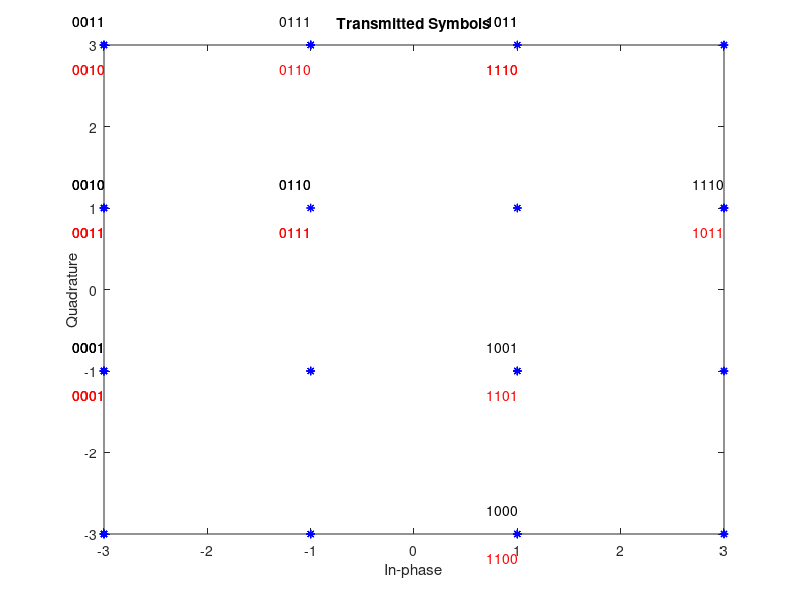
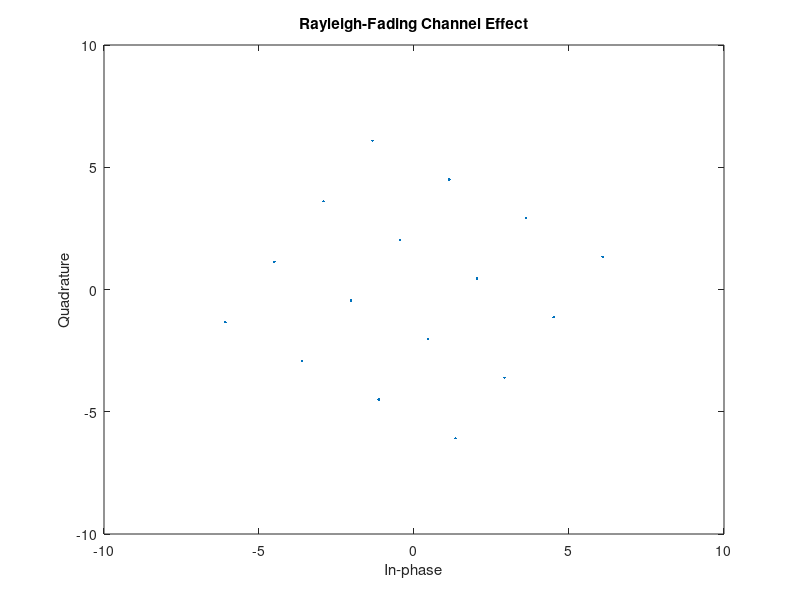
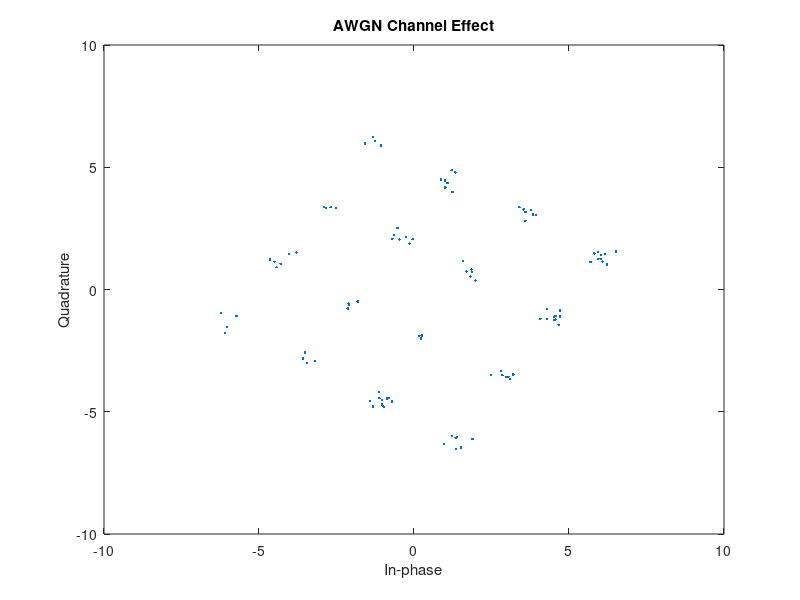

The MATLAB source for these figures, in order: (Note: this script raises an error after producing the figures.)
%% Initialization
clear;clc
close all;
%% 16-QAM Transmitter Model
N=100; % Number of Samples
M=16; % Number bits per symbol
%-------------------Data Generation---------------------------%
data=randi([0 M-1],N,1);
%data=[0:M-1];
%-----------Grey Encoding------------%
[datagrey,mapgrey] = bin2gray(data,'qam',M);
%-------------------16-QAM Modulation----------------------------%
consttable=[-3-3i, -3-1i, -3+3i, -3+1i,...
            -1-3i, -1-1i, -1+3i, -1+1i,...
             3-3i, 3-1i, 3+3i, 3+1i,...
             1-3i, 1-1i, 1+3i, 1+1i];
for k=1:length(datagrey)
    tx(k) = consttable(datagrey(k)+1);
end 
tx=tx(:);
scatterplot(tx,1,0,'b*');
for k = 1:16
    text(real(tx(k))-0.3,imag(tx(k))+0.3,...
        dec2base(data(k),2,4));
    
    text(real(tx(k))-0.3,imag(tx(k))-0.3,...
        dec2base(datagrey(k),2,4),'Color',[1 0 0]);
end
title('Transmitted Symbols');

%% Rayleigh-Fading Channel Model
hr=normrnd(0,sqrt(0.5),1);
hi=normrnd(0,sqrt(0.5),1);
h=(hr+1i*hi)*ones(1,N);
h=h(:);
rx=tx.*h;
scatterplot(rx)
title('Rayleigh-Fading Channel Effect');

%% AWGN Channel
%AWGN Noise
mu=0;
No=0.1;
variance=No/2;
sigma=sqrt(variance);
nc=normrnd(mu,sigma,[1,N]);
ns=normrnd(mu,sigma,[1,N]);
n=nc+1i*ns;
n=n(:);
yk=rx+n;
scatterplot(yk);
title('AWGN Channel Effect');

%% Correlator & Decision Model
consttable=[-3-3i, -3-1i, -3+3i, -3+1i,...
            -1-3i, -1-1i, -1+3i, -1+1i,...
            3-3i, 3-1i, 3+3i, 3+1i,...
            1-3i, 1-1i, 1+3i, 1+1i];
for N = 1:length(yk)
     %compute the minimum distance for each symbol  
     [~, idx] = min(abs(yk(N) - consttable));
     datademod(N) = idx-1;
end
[datademodbin,mapbin] = gray2bin(datademod,'qam',M);
datademodbin=datademodbin(:);

%% BER
BER=biterr(datademodbin,data)/(length(data)*log2(M));
i=1;
for Es_N0_dB = [-4:0.1:16]
    for meannum=1:100
        meanv(meannum)=drawber16qam(10^(-Es_N0_dB/10));
    end
    BER(i)=sum(meanv(:))/100;
    i=i+1;
end
Es_N0_dB = [-4:0.1:16];
plot(Es_N0_dB,1*log10(BER));

%% Repitition Code



